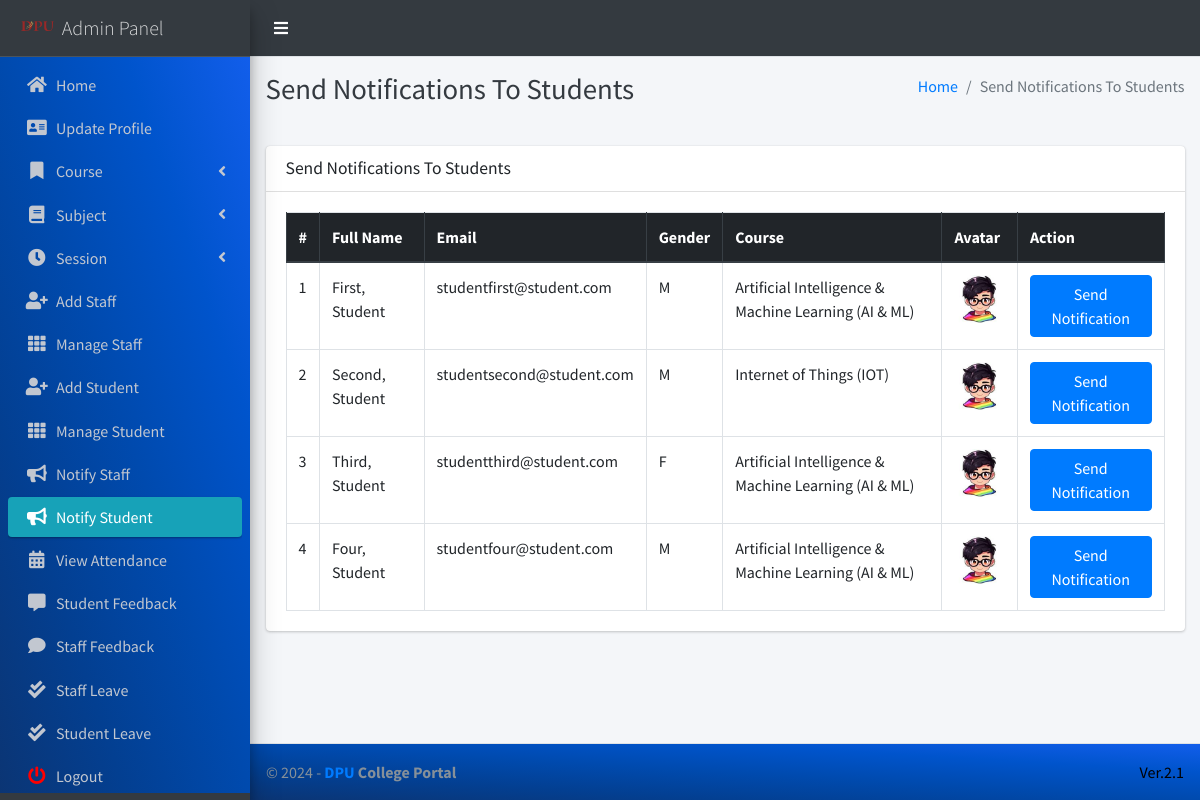
Page /admin_notify_student (signed in) on the committed database.
### main_app/models.py (models this page shows, shortened)
class CustomUser(AbstractUser):
    USER_TYPE = ((1, "HOD"), (2, "Staff"), (3, "Student"))
    GENDER = [("M", "Male"), ("F", "Female")]
    username = None  # Removed username, using email instead
    email = models.EmailField(unique=True)
    user_type = models.CharField(default=1, choices=USER_TYPE, max_length=1)
    gender = models.CharField(max_length=1, choices=GENDER)
    profile_pic = models.ImageField()
    address = models.TextField()
    fcm_token = models.TextField(default="")  # For firebase notifications
    created_at = models.DateTimeField(auto_now_add=True)
    updated_at = models.DateTimeField(auto_now=True)
    USERNAME_FIELD = "email"
    REQUIRED_FIELDS = []
    objects = CustomUserManager()

class Student(models.Model):
    admin = models.OneToOneField(CustomUser, on_delete=models.CASCADE)
    course = models.ForeignKey(Course, on_delete=models.DO_NOTHING, null=True, blank=False)
    session = models.ForeignKey(Session, on_delete=models.DO_NOTHING, null=True)

class Course(models.Model):
    name = models.CharField(max_length=120)
    created_at = models.DateTimeField(auto_now_add=True)
    updated_at = models.DateTimeField(auto_now=True)

### main_app/hod_views.py (the view)
# urls.py: path("admin_notify_student", hod_views.admin_notify_student,
def admin_notify_student(request):
    student = CustomUser.objects.filter(user_type=3)
    context = {
        'page_title': "Send Notifications To Students",
        'students': student
    }
    return render(request, "hod_template/student_notification.html", context)

### main_app/templates/hod_template/student_notification.html (shortened to what this page needs)
{% extends 'main_app/base.html' %}
{% load static %}
{% block page_title %}{{page_title}}{% endblock page_title %}
{% block content %}
<section class="content">
    <div class="container-fluid">
        <div class="row">
            <div class="col-md-12">
                <div class="card">
                    <div class="card-header">
                        <h3 class="card-title">{{page_title}}</h3>
                    </div>
                    <div class="card-body">
                        <table id="example2" class="table table-bordered table-hover">
                            <thead class="thead-dark">
                                <tr>
                                    <th>#</th>
                                    <th>Full Name</th>
                                    <th>Email</th>
                                    <th>Gender</th>
                                    <th>Course</th>
                                    <th>Avatar</th>
                                    <th>Action</th>
                                </tr>
                            </thead>
                            <tbody>
                                {% for student in students %}
                                <tr>
                                    <td>{{ forloop.counter }}</td>
                                    <td>{{student.last_name}}, {{student.first_name}}</td>
                                    <td>{{student.email}}</td>
                                    <td>{{student.gender}}</td>
                                    <td>{{student.student.course.name}}</td>
                                    <td>
                                        {% if student.profile_pic == ""  %}
                                        No Image
                                        {% else %}
                                        <img class="img img-fluid mb-2" height="56" width="56"
                                            src="{{student.profile_pic}}" alt="">
                                        {% endif %}
                                    </td>
                                    <td><button data-toggle = "modal" data-target = "#myModal"class="btn btn-primary show_notification" value="{{student.id}}">Send Notification</button>
                                    </td>
                                </tr>
                                {% endfor %}
                            </tbody>
                        </table>
                    </div>
                </div>
            </div>
        </div>
    </div>
</section>
{% endblock content %}

### main_app/templates/main_app/base.html (shortened to what this page needs)
{% load static %}
<!DOCTYPE html>
<html>
<head>
    <link rel="stylesheet" href="{% static 'plugins/fontawesome-free/css/all.min.css'%} ">
    <link rel="stylesheet" href="https://code.ionicframework.com/ionicons/2.0.1/css/ionicons.min.css">
    <link rel="stylesheet"
        href="{% static 'plugins/tempusdominus-bootstrap-4/css/tempusdominus-bootstrap-4.min.css'%} ">
    <link rel="stylesheet" href="{% static 'plugins/icheck-bootstrap/icheck-bootstrap.min.css'%} ">
    <link rel="stylesheet" href="{% static 'dist/css/adminlte.min.css'%} ">
    <link rel="stylesheet" href="{% static 'plugins/overlayScrollbars/css/OverlayScrollbars.min.css'%} ">
    <link rel="stylesheet" href="{% static 'plugins/daterangepicker/daterangepicker.css'%} ">
</head>
<body class="hold-transition sidebar-mini layout-fixed" >
    <div class="wrapper" >
        <nav class="main-header navbar navbar-expand navbar-light " style="background-color: #343a40;">
            <ul class="navbar-nav">
                <li class="nav-item">
                    <a class="nav-link" data-widget="pushmenu" href="#"><i  style="color: white;" class="fas fa-bars"></i></a>
                </li>
            </ul>
        </nav>
        {% include "main_app/sidebar_template.html" with user=user %}
        <div class="content-wrapper">
            <div class="content-header">
                <div class="container-fluid">
                    <div class="row mb-2">
                        <div class="col-sm-6">
                            <h1 class="m-0 text-dark">{% block page_title %}{% endblock page_title %}</h1>
                        </div>
                        <div class="col-sm-6">
                            <ol class="breadcrumb float-sm-right">
                                <li class="breadcrumb-item"><a href="#">Home</a></li>
                                <li class="breadcrumb-item active">{{ page_title }}</li>
                            </ol>
                        </div>
                    </div>
                </div>
            </div>
<section class="content">
    <div class="container-fluid">
        <div class="row">
            <div class="col-md-12">
            </div></div></div></section>
            {% block content %}
            {% endblock content %}
        </div>
        {% include "main_app/footer.html" %}
    </div>
</body>
</html>

### main_app/templates/main_app/sidebar_template.html (shortened to what this page needs)
{% load static %}
<aside class="main-sidebar sidebar-dark-info elevation-4">
    {% if request.user.user_type == '1' %}
    <a href="{% url 'admin_home' %}" class="brand-link">
        <img src="{% static 'dist/img/virusx.png' %} " alt="DPU LOGO"
            class="brand-image " >
        <span class="brand-text font-weight-light" >Admin Panel</span>
    </a>
    <div class="sidebar" style="background-image: linear-gradient(to right top, #0b3574, #033f91, #004aae, #0054cc, #125eeb);">
        <nav class="mt-2">
            <ul class="nav nav-pills nav-sidebar flex-column" data-widget="treeview" role="menu" data-accordion="false">
                <li class="nav-item">
                    {% url 'admin_home' as admin_home %}
                    <a href="{{admin_home}}" class="nav-link {% if admin_home == request.path %} active {% endif %}">
                        <i class="nav-icon fas fa-home"></i>
                        <p>
                            Home
                        </p>
                    </a>
                </li>
                <li class="nav-item">
                    {% url 'admin_view_profile' as admin_view_profile %}
                    <a href="{{admin_view_profile}}"
                        class="nav-link {% if admin_view_profile == request.path %} active {% endif %}">
                        <i class="nav-icon fas fa-address-card"></i>
                        <p>
                            Update Profile
                        </p>
                    </a>
                </li>
                <li class="nav-item has-treeview">
                    <a href="#" class="nav-link" >
                        <i class="nav-icon fas fa-bookmark"></i>
                        <p>
                            Course
                            <i class="fas fa-angle-left right"></i>
                        </p>
                    </a>
                </li>
                <li class="nav-item has-treeview">
                    <a href="#" class="nav-link">
                        <i class="nav-icon fas fa-book"></i>
                        <p>
                            Subject
                            <i class="fas fa-angle-left right"></i>
                        </p>
                    </a>
                </li>
                <li class="nav-item has-treeview">
                    <a href="#" class="nav-link">
                        <i  class="nav-icon fas fa-clock"></i>
                        <p>
                            Session
                            <i class="fas fa-angle-left right"></i>
                        </p>
                    </a>
                </li>
                <li class="nav-item">
                    {% url 'add_staff' as add_staff %}
                    <a href="{{add_staff}}" class="nav-link {% if add_staff == request.path %} active {% endif %}">
                        <i class="nav-icon fas fa-user-plus"></i>
                        <p>
                            Add Staff
                        </p>
                    </a>
                </li>
                <li class="nav-item">
                    {% url 'manage_staff' as manage_staff %}
                    {% url 'edit_staff' staff_id as edit_staff %}
                    <a href="{{manage_staff}}"
                        class="nav-link {% if manage_staff == request.path or request.path == edit_staff %} active {% endif %}">
                        <i class="nav-icon fas fa-th"></i>
                        <p>
                            Manage Staff
                        </p>
                    </a>
                </li>
                <li class="nav-item">
                    {% url 'add_student' as add_student%}
                    <a href="{{add_student}}" class="nav-link  {% if add_student == request.path %} active {% endif %}">
                        <i class="nav-icon fas fa-user-plus"></i>
                        <p>
                            Add Student
                        </p>
                    </a>
                </li>
                <li class="nav-item">
                    {% url 'manage_student' as manage_student %}
                    {% url 'edit_student' student_id as edit_student %}
                    <a href="{{manage_student}}"
                        class="nav-link  {% if edit_student == request.path or manage_student == request.path %} active {% endif %}">
                        <i class="nav-icon fas fa-th"></i>
                        <p>
                            Manage Student
                        </p>
                    </a>
                </li>
                <li class="nav-item">
                    {% url 'admin_notify_staff' as admin_notify_staff %}
                    <a href="{{admin_notify_staff}}"
                        class="nav-link {% if admin_notify_staff == request.path %} active {% endif %}">
                        <i class="nav-icon fas fa-bullhorn"></i>
                        <p>
                            Notify Staff
                        </p>
                    </a>
                </li>
                <li class="nav-item">
                    {% url 'admin_notify_student' as admin_notify_student %}
                    <a href="{{admin_notify_student}}"
                        class="nav-link {% if admin_notify_student == request.path %} active {% endif %}">
                        <i class="nav-icon fas fa-bullhorn"></i>
                        <p>
                            Notify Student
                        </p>
                    </a>
                </li>
                <li class="nav-item">
                    {% url 'admin_view_attendance' as admin_view_attendance %}
                <li class="nav-item">
                    <a href="{{admin_view_attendance}}"
                        class="nav-link  {% if admin_view_attendance == request.path %} active {% endif %}">
                        <i class="nav-icon fas fa-calendar-alt"></i>
                        <p>
                            View Attendance
                        </p>
                    </a>
                </li>
                <li class="nav-item">
                    {% url 'student_feedback_message' as student_feedback_message %}
                    <a href="{{ student_feedback_message }}"
                        class="nav-link  {% if student_feedback_message == request.path %} active {% endif %}">
                        <i class="nav-icon fas fa-comment-alt"></i>
                        <p>
                            Student Feedback
                        </p>
                    </a>
                </li>
                <li class="nav-item">
                    {% url 'staff_feedback_message' as staff_feedback_message %}
                    <a href="{{staff_feedback_message}}"
                        class="nav-link   {% if staff_feedback_message == request.path %} active {% endif %}">
                        <i  class="nav-icon fas fa-comment"></i>
                        <p>
                            Staff Feedback
                        </p>
                    </a>
                </li>
                <li class="nav-item">
                    {% url 'view_staff_leave' as view_staff_leave %}
                    <a href="{{view_staff_leave}}"
                        class="nav-link  {% if view_staff_leave == request.path %} active {% endif %}">
                        <i  class="nav-icon fas fa-check-double"></i>
                        <p>
                            Staff Leave
                        </p>
                    </a>
                </li>
                <li class="nav-item">
                    {% url 'view_student_leave' as view_student_leave %}
                    <a href="{% url 'view_student_leave' %}"
                        class="nav-link  {% if view_student_leave == request.path %} active {% endif %}">
                        <i  class="nav-icon fas fa-check-double"></i>
                        <p>
                            Student Leave
                        </p>
                    </a>
                </li>
                                        {% endif %}
                                        <li class="nav-item">
                                            <a href="{% url 'user_logout' %}"
                                                onclick="return confirm('Your session would be terminated.\n\nProceed?')"
                                                class="nav-link">
                                                <i  style="color: #ff0000"  class="nav-icon fas fa-power-off"></i>
                                                <p>
                                                    Logout
                                                </p>
                                            </a>
                                        </li>
                                    </ul>
                                </nav>
                            </div>
</aside>

### main_app/templates/main_app/footer.html
<footer class="main-footer" style="background-image: linear-gradient(to right top, #0b3574, #033f91, #004aae, #0054cc, #125eeb);">
    &copy; {% now "Y" %} - <strong><span><a href="https://dpu.edu.in/">DPU</a></span> College Portal</strong>
    <div class="float-right d-none d-sm-inline-block" style="color: black;">
       Ver.2.1
    </div>
</footer>

### rows in the picture
CustomUser: last_name "First", first_name "Student", email "studentfirst@student.com", gender "M", student.course.name "Artificial Intelligence & Machine Learning (AI & ML)", profile_pic (picture)
CustomUser: last_name "Second", first_name "Student", email "studentsecond@student.com", gender "M", student.course.name "Internet of Things (IOT)", profile_pic (picture)
CustomUser: last_name "Third", first_name "Student", email "studentthird@student.com", gender "F", student.course.name "Artificial Intelligence & Machine Learning (AI & ML)", profile_pic (picture)
CustomUser: last_name "Four", first_name "Student", email "studentfour@student.com", gender "M", student.course.name "Artificial Intelligence & Machine Learning (AI & ML)", profile_pic (picture)

### other values in the picture
{{ page_title }} "Send Notifications To Students"
